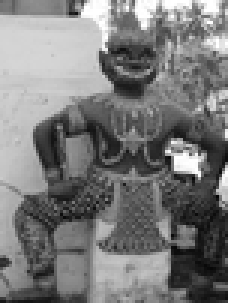
%> input picture Projekt 3/a.bmp, 76 x 101 px, shrunk from 272 x 360 before the run (shown 3 times larger); the run also reads 2 pictures not shown here
$ octave Projekt3_Pamieta_196099.m   (GNU Octave 9; MATLAB toolbox functions it lacks are replaced by stand-ins)
%> lines starting %> are read from the running program, lines starting %| are printed output that depends on the picture
%% CZĘŚĆ I

% obrazek A
ImA = imread('a.bmp');
%> ImA is the input picture: size 101x76 uint8; min 6, max 255, mean 122.5
figure(1); imshow(ImA);
title('Oryginalny obrazek A (bez szumu)');

ImAsz = imread('a_sz.bmp');
figure(2); imshow(ImAsz);
title('Oryginalny obrazek B (z szumem)');

% WERSJA A - filtr uśredniający

ImA = uint8(ImA);
ImA1Avg = PassLowAvg(ImAsz,3);
figure(3); imshow(ImA1Avg);
title('Obrazek A po filtrze uśredniającym o macierzy 3x3');
ImA2Avg = PassLowAvg(ImAsz,5);
figure(4); imshow(ImA2Avg);
title('Obrazek A po filtrze uśredniającym o macierzy 5x5');

% własna implementacja obliczania mse
ImA = double(ImA);
%> ImA: size 101x76 double
ImA1Avg = double(ImA1Avg);
ImA2Avg = double(ImA2Avg);
mseA1Avg = 0;
mseA2Avg = 0;
[m1, n1] = size(ImA);
%> m1 = 101; n1 = 76
for i = 1:m1
    for j = 1:n1
        mseA1Avg = mseA1Avg + (ImA(i,j)-ImA1Avg(i,j))^2;
        mseA2Avg = mseA2Avg + (ImA(i,j)-ImA2Avg(i,j))^2;
    end
end
%> after the loop, mseA1Avg = 8530594; mseA2Avg = 10581764

mseA1Avg = mseA1Avg/(m1*n1);
%> mseA1Avg = 1111.3
mseA2Avg = mseA2Avg/(m1*n1);
%> mseA2Avg = 1378.6

% WERSJA B - filtr medianowy

ImA = uint8(ImA);
ImA1Mdn = PassLowMdn(ImAsz,3);
%> after the loop in PassLowMdn, `for j = 1+off:y-off`: A = [57 56 46; 57 55 41; 77 84 87]
figure(5); imshow(ImA1Mdn);
title('Obrazek A po filtrze medianowym o macierzy 3x3');
ImA2Mdn = PassLowMdn(ImAsz,5);
%> call 2 of PassLowMdn, with N = 5
%> after the loop in PassLowMdn (call 2), `for j = 1+off:y-off`:
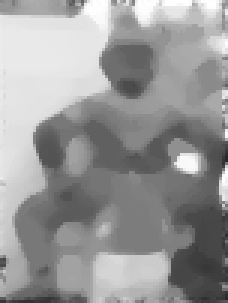
%> Im: size 101x76 uint8 (shown 3 times larger); min 41, max 255, mean 152.4
%> after the loop in PassLowMdn (call 2), `for j = 1+off:y-off`: A = [68 68 68 111 113; 65 66 66 66 54; 63 65 57 57 46; 65 55 56 55 41; 63 69 77 84 87]
figure(6); imshow(ImA2Mdn);
title('Obrazek A po filtrze medianowym o macierzy 5x5');

% własna implementacja obliczania mse
ImA = double(ImA);
ImA1Mdn = double(ImA1Mdn);
ImA2Mdn = double(ImA2Mdn);
mseA1Mdn = 0;
mseA2Mdn = 0;
[m1, n1] = size(ImA);
for i = 1:m1
    for j = 1:n1
        mseA1Mdn = mseA1Mdn + (ImA(i,j)-ImA1Mdn(i,j))^2;
        mseA2Mdn = mseA2Mdn + (ImA(i,j)-ImA2Mdn(i,j))^2;
    end
end
%> after the loop, mseA1Mdn = 8340544; mseA2Mdn = 10350196

mseA1Mdn = mseA1Mdn/(m1*n1);
%> mseA1Mdn = 1086.6
mseA2Mdn = mseA2Mdn/(m1*n1);
%> mseA2Mdn = 1348.4

% WERSJA C - filtr Gaussa

ImA = uint8(ImA);
ImA1Gauss = PassLowGauss(ImAsz,3,0.9);
figure(7); imshow(ImA1Gauss);
title(["Obrazek A po filtrze Gaussa","o macierzy 3x3 i ro równym 0.9"]);
ImA2Gauss = PassLowGauss(ImAsz,3,1.8);
figure(8); imshow(ImA2Gauss);
title(["Obrazek A po filtrze Gaussa","o macierzy 3x3 i ro równym 1.8"]);
ImA3Gauss = PassLowGauss(ImAsz,5,0.9);
figure(9); imshow(ImA3Gauss);
title(["Obrazek A po filtrze Gaussa","o macierzy 5x5 i ro równym 0.9"]);
ImA4Gauss = PassLowGauss(ImAsz,5,1.8);
figure(10); imshow(ImA4Gauss);
title(["Obrazek A po filtrze Gaussa","o macierzy 5x5 i ro równym 1.8"]);

% własna implementacja obliczania mse
ImA = double(ImA);
ImA1Gauss = double(ImA1Gauss);
ImA2Gauss = double(ImA2Gauss);
ImA3Gauss = double(ImA3Gauss);
ImA4Gauss = double(ImA4Gauss);
mseA1Gauss = 0;
mseA2Gauss = 0;
mseA3Gauss = 0;
mseA4Gauss = 0;
[m1, n1] = size(ImA);
for i = 1:m1
    for j = 1:n1
        mseA1Gauss = mseA1Gauss + (ImA(i,j)-ImA1Gauss(i,j))^2;
        mseA2Gauss = mseA2Gauss + (ImA(i,j)-ImA2Gauss(i,j))^2;
        mseA3Gauss = mseA3Gauss + (ImA(i,j)-ImA3Gauss(i,j))^2;
        mseA4Gauss = mseA4Gauss + (ImA(i,j)-ImA4Gauss(i,j))^2;
    end
end
%> after the loop, mseA1Gauss = 7675795; mseA2Gauss = 8313590; mseA3Gauss = 7957545; mseA4Gauss = 9660406

mseA1Gauss = mseA1Gauss/(m1*n1);
%> mseA1Gauss = 1000
mseA2Gauss = mseA2Gauss/(m1*n1);
%> mseA2Gauss = 1083.1
mseA3Gauss = mseA3Gauss/(m1*n1);
%> mseA3Gauss = 1036.7
mseA4Gauss = mseA4Gauss/(m1*n1);
%> mseA4Gauss = 1258.5

% *CZĘŚĆ DODATKOWA* - wersje filtru Gaussa z dodanym wyostrzaniem (filtrem górnoprzepustowym)

% WERSJA D - filtr Gaussa i filtr górnoprzepustowy z macierzą 3x3 lub 5x5
% oraz ro równe 0.9 lub 1.8

ImA = uint8(ImA);
ImA1G1 = PassLowGauss(ImAsz,3,0.9);
figure(21); imshow(ImA1G1);
title(["Obrazek A po filtrze Gaussa","o macierzy 3x3 i ro równym 0.9"]);
ImA1G2 = PassLowGauss(ImAsz,3,1.8);
figure(22); imshow(ImA1G2);
title(["Obrazek A po filtrze Gaussa","o macierzy 3x3 i ro równym 1.8"]);
ImA2G1 = PassLowGauss(ImAsz,5,0.9);
figure(23); imshow(ImA2G1);
title(["Obrazek A po filtrze Gaussa","o macierzy 5x5 i ro równym 0.9"]);
ImA2G2 = PassLowGauss(ImAsz,5,1.8);
figure(24); imshow(ImA2G2);
title(["Obrazek A po filtrze Gaussa","o macierzy 5x5 i ro równym 1.8"]);

ImA1G1 = PassHigh(ImA1G1,3);
figure(25); imshow(ImA1G1);
title(["Obrazek A po filrze Gaussa i górnoprzepustowym","o macierzy 3x3 i ro równym 0.9"]);
ImA1G2 = PassHigh(ImA1G2,3);
figure(26); imshow(ImA1G2);
title(["Obrazek A po filrze Gaussa i górnoprzepustowym","o macierzy 3x3 i ro równym 1.8"]);
ImA2G1 = PassHigh(ImA2G1,5);
figure(27); imshow(ImA2G1);
title(["Obrazek A po filrze Gaussa i górnoprzepustowym","o macierzy 5x5 i ro równym 0.9"]);
ImA2G2 = PassHigh(ImA2G2,5);
figure(28); imshow(ImA2G2);
title(["Obrazek A po filrze Gaussa i górnoprzepustowym","o macierzy 5x5 i ro równym 1.8"]);

% wykorzystanie funkcji MATLABA
mseA1G1 = immse(ImA,ImA1G1);
%> mseA1G1 = 936.3
mseA1G2 = immse(ImA,ImA1G2);
%> mseA1G2 = 1034
mseA2G1 = immse(ImA,ImA2G1);
%> mseA2G1 = 1028.6
mseA2G2 = immse(ImA,ImA2G2);
%> mseA2G2 = 1191.2

% WERSJA E - filtr Gaussa i filtr górnoprzepustowy z macierzą [0,-1,0; -1,5,-1; 0,-1,0]
% oraz ro równe 0.9 lub 1.8

ImA = uint8(ImA);
ImA1G3 = PassLowGauss(ImAsz,3,0.9);
figure(29); imshow(ImA1G3);
title(["Obrazek A po filtrze Gaussa","o macierzy 3x3 i ro równym 0.9"]);
ImA1G4 = PassLowGauss(ImAsz,3,1.8);
figure(30); imshow(ImA1G4);
title(["Obrazek A po filtrze Gaussa","o macierzy 3x3 i ro równym 1.8"]);
ImA2G3 = PassLowGauss(ImAsz,5,0.9);
figure(31); imshow(ImA2G3);
title(["Obrazek A po filtrze Gaussa","o macierzy 5x5 i ro równym 0.9"]);
ImA2G4 = PassLowGauss(ImAsz,5,1.8);
figure(32); imshow(ImA2G4);
title(["Obrazek A po filtrze Gaussa","o macierzy 5x5 i ro równym 1.8"]);

ImA1G3 = PassVeryHigh(ImA1G3);
figure(33); imshow(ImA1G3);
title(["Obrazek A po filrze Gaussa i górnoprzepustowym","o macierzy 3x3 i zdefiniowana oraz ro równym 0.9"]);
ImA1G4 = PassVeryHigh(ImA1G4);
figure(34); imshow(ImA1G4);
title(["Obrazek A po filrze Gaussa i górnoprzepustowym","o macierzy 3x3 i zdefiniowana oraz ro równym 1.8"]);
ImA2G3 = PassVeryHigh(ImA2G3);
figure(35); imshow(ImA2G3);
title(["Obrazek A po filrze Gaussa i górnoprzepustowym","o macierzy 5x5 i zdefiniowana oraz ro równym 0.9"]);
ImA2G4 = PassVeryHigh(ImA2G4);
%> in PassVeryHigh (call 4), `Im = uint8(filter2(OP,dIm,'same'));`:
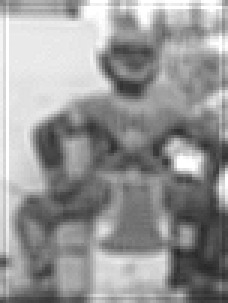
%> Im: size 101x76 uint8 (shown 3 times larger); min 38, max 255, mean 151.5
figure(36); imshow(ImA2G4);
title(["Obrazek A po filrze Gaussa i górnoprzepustowym","o macierzy 5x5 i zdefiniowana oraz ro równym 1.8"]);

% wykorzystanie funkcji MATLABA
mseA1G3 = immse(ImA,ImA1G3);
%> mseA1G3 = 1152.9
mseA1G4 = immse(ImA,ImA1G4);
%> mseA1G4 = 1202.5
mseA2G3 = immse(ImA,ImA2G3);
%> mseA2G3 = 1078.4
mseA2G4 = immse(ImA,ImA2G4);
%> mseA2G4 = 1197.2

%% CZĘŚĆ II

% obrazek B
ImB = imread('b.bmp');
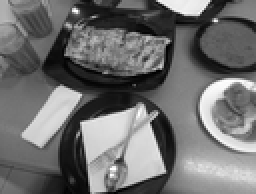
%> input picture Projekt 3/b.bmp, 128 x 97 px, shrunk from 456 x 344 before the run (shown 2 times larger)
%> ImB is the input picture: size 97x128 uint8; min 0, max 255, mean 110.9
figure(11); imshow(ImB);
title('Oryginalny obrazek B (bez szumu)');

ImBsz = imread('b_sz.bmp');
figure(12); imshow(ImBsz);
title('Oryginalny obrazek B (z szumem)');

% WERSJA A - filtr uśredniający

ImB = uint8(ImB);
ImB1Avg = PassLowAvg(ImBsz,3);
%> call 3 of PassLowAvg, with N = 3
%> in PassLowAvg (call 3), `dIm = double(Im);`:
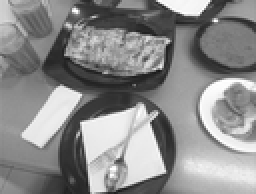
%> dIm: size 97x128 double (shown 2 times larger); min 23, max 255, mean 139.3; mean of the top-left, top-right, bottom-left and bottom-right quarters 114.9, 122.7, 145.6, 173
figure(13); imshow(ImB1Avg);
title('Obrazek B po filtrze uśredniającym o macierzy 3x3');
ImB2Avg = PassLowAvg(ImBsz,5);
%> call 4 of PassLowAvg, with N = 5
%> in PassLowAvg (call 4), `Im = uint8(filter2(OP,dIm,'same'));`:
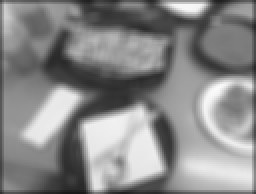
%> Im: size 97x128 uint8 (shown 2 times larger); min 24, max 250, mean 136.3
figure(14); imshow(ImB2Avg);
title('Obrazek B po filtrze uśredniającym o macierzy 5x5');

% własna implementacja obliczania mse
ImB = double(ImB);
%> ImB: size 97x128 double
ImB1Avg = double(ImB1Avg);
ImB2Avg = double(ImB2Avg);
mseB1Avg = 0;
mseB2Avg = 0;
[m1, n1] = size(ImB);
%> m1 = 97; n1 = 128
for i = 1:m1
    for j = 1:n1
        mseB1Avg = mseB1Avg + (ImB(i,j)-ImB1Avg(i,j))^2;
        mseB2Avg = mseB2Avg + (ImB(i,j)-ImB2Avg(i,j))^2;
    end
end
%> after the loop, mseB1Avg = 12258946; mseB2Avg = 15073138

mseB1Avg = mseB1Avg/(m1*n1);
%> mseB1Avg = 987.4
mseB2Avg = mseB2Avg/(m1*n1);
%> mseB2Avg = 1214

% WERSJA B - filtr medianowy

ImB = uint8(ImB);
ImB1Mdn = PassLowMdn(ImBsz,3);
%> call 3 of PassLowMdn, with N = 3
%> after the loop in PassLowMdn (call 3), `for j = 1+off:y-off`:
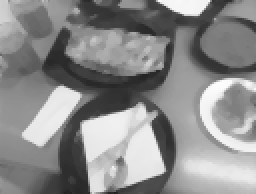
%> Im: size 97x128 uint8 (shown 2 times larger); min 30, max 252, mean 139.5
%> after the loop in PassLowMdn (call 3), `for j = 1+off:y-off`: A = [198 196 192; 191 196 188; 185 188 184]
figure(15); imshow(ImB1Mdn);
title('Obrazek B po filtrze medianowym o macierzy 3x3');
ImB2Mdn = PassLowMdn(ImBsz,5);
%> call 4 of PassLowMdn, with N = 5
%> after the loop in PassLowMdn (call 4), `for j = 1+off:y-off`:
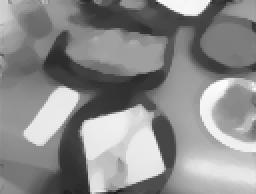
%> Im: size 97x128 uint8 (shown 2 times larger); min 26, max 252, mean 139.6
%> after the loop in PassLowMdn (call 4), `for j = 1+off:y-off`: A = [206 207 211 215 211; 200 200 200 207 204; 197 197 198 194 192; 192 190 191 196 188; 188 188 185 188 184]
figure(16); imshow(ImB2Mdn);
title('Obrazek B po filtrze medianowym o macierzy 5x5');

% własna implementacja obliczania mse
ImB = double(ImB);
ImB1Mdn = double(ImB1Mdn);
ImB2Mdn = double(ImB2Mdn);
mseB1Mdn = 0;
mseB2Mdn = 0;
[m1, n1] = size(ImB);
for i = 1:m1
    for j = 1:n1
        mseB1Mdn = mseB1Mdn + (ImB(i,j)-ImB1Mdn(i,j))^2;
        mseB2Mdn = mseB2Mdn + (ImB(i,j)-ImB2Mdn(i,j))^2;
    end
end
%> after the loop, mseB1Mdn = 11583944; mseB2Mdn = 13545915

mseB1Mdn = mseB1Mdn/(m1*n1);
%> mseB1Mdn = 933
mseB2Mdn = mseB2Mdn/(m1*n1);
%> mseB2Mdn = 1091

% WERSJA C - filtr Gaussa

ImB = uint8(ImB);
ImB1Gauss = PassLowGauss(ImBsz,3,0.9);
figure(17); imshow(ImB1Gauss);
title('Obrazek B po filtrze Gaussa o macierzy 3x3 i ro równym 0.9');
ImB2Gauss = PassLowGauss(ImBsz,3,1.8);
figure(18); imshow(ImB2Gauss);
title('Obrazek B po filtrze Gaussa o macierzy 3x3 i ro równym 1.8');
ImB3Gauss = PassLowGauss(ImBsz,5,0.9);
figure(19); imshow(ImB3Gauss);
title('Obrazek B po filtrze Gaussa o macierzy 5x5 i ro równym 0.9');
ImB4Gauss = PassLowGauss(ImBsz,5,1.8);
figure(20); imshow(ImB4Gauss);
title('Obrazek B po filtrze Gaussa o macierzy 5x5 i ro równym 1.8');

% własna implementacja obliczania mse
ImB = double(ImB);
ImB1Gauss = double(ImB1Gauss);
ImB2Gauss = double(ImB2Gauss);
ImB3Gauss = double(ImB3Gauss);
ImB4Gauss = double(ImB4Gauss);
mseB1Gauss = 0;
mseB2Gauss = 0;
mseB3Gauss = 0;
mseB4Gauss = 0;
[m1, n1] = size(ImB);
for i = 1:m1
    for j = 1:n1
        mseB1Gauss = mseB1Gauss + (ImB(i,j)-ImB1Gauss(i,j))^2;
        mseB2Gauss = mseB2Gauss + (ImB(i,j)-ImB2Gauss(i,j))^2;
        mseB3Gauss = mseB3Gauss + (ImB(i,j)-ImB3Gauss(i,j))^2;
        mseB4Gauss = mseB4Gauss + (ImB(i,j)-ImB4Gauss(i,j))^2;
    end
end
%> after the loop, mseB1Gauss = 11425628; mseB2Gauss = 12045551; mseB3Gauss = 11808126; mseB4Gauss = 13899532

mseB1Gauss = mseB1Gauss/(m1*n1);
%> mseB1Gauss = 920.2
mseB2Gauss = mseB2Gauss/(m1*n1);
%> mseB2Gauss = 970.2
mseB3Gauss = mseB3Gauss/(m1*n1);
%> mseB3Gauss = 951
mseB4Gauss = mseB4Gauss/(m1*n1);
%> mseB4Gauss = 1119.5

% *CZĘŚĆ DODATKOWA* - wersje filtru Gaussa z dodanym wyostrzaniem (filtrem górnoprzepustowym)

% WERSJA D - filtr Gaussa i filtr górnoprzepustowy z macierzą 3x3 lub 5x5
% oraz ro równe 0.9 lub 1.8

ImB = uint8(ImB);
ImB1G1 = PassLowGauss(ImBsz,3,0.9);
figure(37); imshow(ImB1G1);
title('Obrazek B po filtrze Gaussa o macierzy 3x3 i ro równym 0.9');
ImB1G2 = PassLowGauss(ImBsz,3,1.8);
figure(38); imshow(ImB1G2);
title('Obrazek B po filtrze Gaussa o macierzy 3x3 i ro równym 1.8');
ImB2G1 = PassLowGauss(ImBsz,5,0.9);
figure(39); imshow(ImB2G1);
title('Obrazek B po filtrze Gaussa o macierzy 5x5 i ro równym 0.9');
ImB2G2 = PassLowGauss(ImBsz,5,1.8);
figure(40); imshow(ImB2G2);
title('Obrazek B po filtrze Gaussa o macierzy 5x5 i ro równym 1.8');

ImB1G1 = PassHigh(ImB1G1,3);
figure(41); imshow(ImB1G1);
title(["Obrazek B po filrze Gaussa i górnoprzepustowym","o macierzy 3x3 i ro równym 0.9"]);
ImB1G2 = PassHigh(ImB1G2,3);
figure(42); imshow(ImB1G2);
title(["Obrazek B po filrze Gaussa i górnoprzepustowym","o macierzy 3x3 i ro równym 1.8"]);
ImB2G1 = PassHigh(ImB2G1,5);
figure(43); imshow(ImB2G1);
title(["Obrazek B po filrze Gaussa i górnoprzepustowym","o macierzy 5x5 i ro równym 0.9"]);
ImB2G2 = PassHigh(ImB2G2,5);
figure(44); imshow(ImB2G2);
title(["Obrazek B po filrze Gaussa i górnoprzepustowym","o macierzy 5x5 i ro równym 1.8"]);

% wykorzystanie funkcji MATLABA
mseB1G1 = immse(ImB,ImB1G1);
%> mseB1G1 = 881.6
mseB1G2 = immse(ImB,ImB1G2);
%> mseB1G2 = 935
mseB2G1 = immse(ImB,ImB2G1);
%> mseB2G1 = 951.4
mseB2G2 = immse(ImB,ImB2G2);
%> mseB2G2 = 1062

% WERSJA E - filtr Gaussa i filtr górnoprzepustowy z macierzą [0,-1,0; -1,5,-1; 0,-1,0]
% oraz ro równe 0.9 lub 1.8

ImB = uint8(ImB);
ImB1G3 = PassLowGauss(ImBsz,3,0.9);
figure(45); imshow(ImB1G3);
title('Obrazek B po filtrze Gaussa o macierzy 3x3 i ro równym 0.9');
ImB1G4 = PassLowGauss(ImBsz,3,1.8);
figure(46); imshow(ImB1G4);
title('Obrazek B po filtrze Gaussa o macierzy 3x3 i ro równym 1.8');
ImB2G3 = PassLowGauss(ImBsz,5,0.9);
figure(47); imshow(ImB2G3);
title('Obrazek B po filtrze Gaussa o macierzy 5x5 i ro równym 0.9');
ImB2G4 = PassLowGauss(ImBsz,5,1.8);
figure(48); imshow(ImB2G4);
title('Obrazek B po filtrze Gaussa o macierzy 5x5 i ro równym 1.8');

ImB1G3 = PassVeryHigh(ImB1G3);
figure(49); imshow(ImB1G3);
title(["Obrazek B po filrze Gaussa i górnoprzepustowym","o macierzy 3x3 i zdefiniowana oraz ro równym 0.9"]);
ImB1G4 = PassVeryHigh(ImB1G4);
figure(50); imshow(ImB1G4);
title(["Obrazek B po filrze Gaussa i górnoprzepustowym","o macierzy 3x3 i zdefiniowana oraz ro równym 1.8"]);
ImB2G3 = PassVeryHigh(ImB2G3);
figure(51); imshow(ImB2G3);
title(["Obrazek B po filrze Gaussa i górnoprzepustowym","o macierzy 5x5 i zdefiniowana oraz ro równym 0.9"]);
ImB2G4 = PassVeryHigh(ImB2G4);
figure(52); imshow(ImB2G4);
title(["Obrazek B po filrze Gaussa i górnoprzepustowym","o macierzy 5x5 i zdefiniowana oraz ro równym 1.8"]);

% wykorzystanie funkcji MATLABA
mseB1G3 = immse(ImB,ImB1G3);
%> mseB1G3 = 1077
mseB1G4 = immse(ImB,ImB1G4);
%> mseB1G4 = 1074.8
mseB2G3 = immse(ImB,ImB2G3);
%> mseB2G3 = 1009.3
mseB2G4 = immse(ImB,ImB2G4);
%> mseB2G4 = 1082.4

%% FUNKCJE

function Im = PassLowAvg(Im,N)
    % NxN rozmiar macierzy
    OP = ones(N,N)/(N*N);
    [y, x, d] = size(Im);
    if d>1 Im = rgb2gray(Im); end
    dIm = double(Im);
    Im = uint8(zeros(y,x));
    Im = uint8(filter2(OP,dIm,'same'));
end

function Im = PassLowMdn(Im,N)
    % NxN rozmiar obrazka
    [y, x, d] = size(Im);
    if d>1 Im = rgb2gray(Im); end
    off = floor(N/2);
    for j = 1+off:y-off
        for i = 1+off:x-off
            A(1:N,1:N) = Im(j-off:j+off,i-off:i+off);
            a = median(A(:),'all');
            Im(j,i) = a;
        end
    end
end

function Im = PassLowGauss(Im,N,ro)
    % NxN rozmiar macierzy
    [y, x, d] = size(Im);
    if d>1 Im = rgb2gray(Im); end
    dIm = double(Im);
    OP = fspecial('gaussian',N,ro);
    Im = uint8(zeros(y,x));
    Im = uint8(filter2(OP,dIm,'same'));
end

% funkcje pomocnicze

function Im = PassHigh(Im,N)
    % NxN rozmiar macierzy
    TEMP = ones(N,N)/(N*N);
    AUX = zeros(N,N); AUX(ceil(N/2),ceil(N/2)) = 2;
    OP = AUX - TEMP;
    [y, x, d] = size(Im);
    if d>1 Im = rgb2gray(Im); end
    dIm = double(Im);
    Im = uint8(zeros(y,x));
    Im = uint8(filter2(OP,dIm,'same'));
end

function Im = PassVeryHigh(Im)
    OP = [0,-1,0; -1,5,-1; 0,-1,0];
    [y, x, d] = size(Im);
    if d>1 Im = rgb2gray(Im); end
    dIm = double(Im);
    Im = uint8(zeros(y,x));
    Im = uint8(filter2(OP,dIm,'same'));
end
